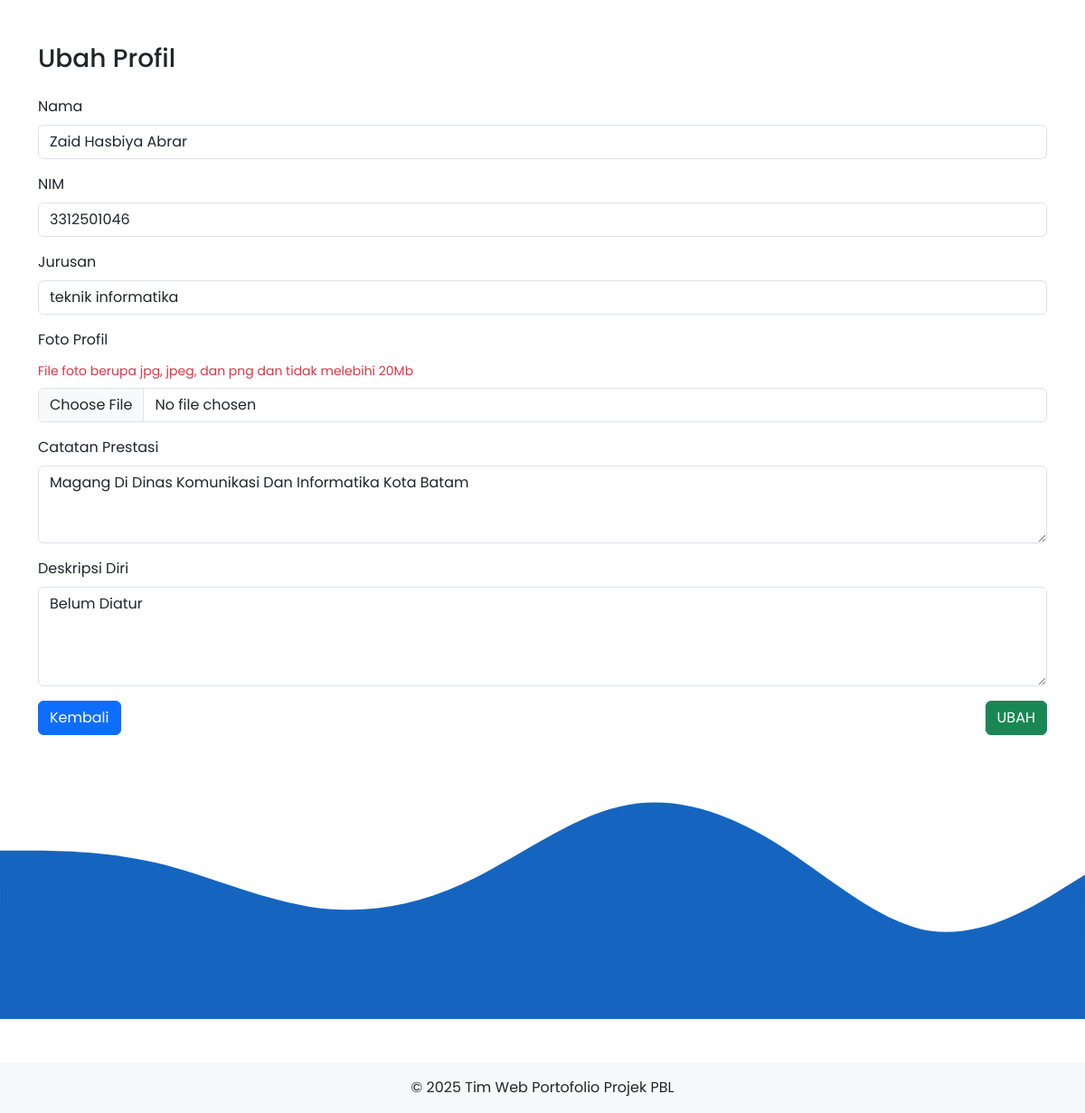
Screenshot of /mahasiswa/edit_profil.php (signed in) with the database file from the repository.
### tables this page shows
CREATE TABLE `users` (
  `id` int(11) NOT NULL,
  `nama` varchar(100) NOT NULL,
  `username` varchar(255) NOT NULL,
  `password` varchar(255) NOT NULL,
  `foto_profil` varchar(255) DEFAULT NULL,
  `deskripsi_diri` varchar(255) DEFAULT NULL,
  `prestasi` varchar(255) DEFAULT NULL,
  `jurusan` enum('teknik mesin','teknik informatika','teknik elektro','manajemen bisnis') DEFAULT NULL,
  `role` enum('mahasiswa','dosen','admin') NOT NULL
);

### mahasiswa/edit_profil.php (the view, shortened to what this page needs)
<?php
include '../koneksi.php';
$user_id = $_SESSION['id'];
$data = mysqli_query($koneksi, "SELECT * FROM users WHERE id = '$user_id'");
$user = mysqli_fetch_assoc($data);
?>
<!DOCTYPE html>
<html lang="en">
<head>
  <link rel="stylesheet" href="../css/bootstrap.min.css">
  <link rel="stylesheet" href="../styles.css" type="text/css">
</head>
<body>
  <div class="container my-5">
    <h3 class="mb-4">Ubah Profil</h3>
    <form action="#" method="post" enctype="multipart/form-data">
  <div class="mb-3">
    <label class="form-label">Nama</label>
    <input type="text" class="form-control" value="<?= $user['nama']; ?>" readonly>
  </div>
  <div class="mb-3">
    <label class="form-label">NIM</label>
    <input type="text" class="form-control" value="<?= $user['username']; ?>" readonly>
  </div>
  <div class="mb-3">
    <label class="form-label">Jurusan</label>
    <input type="text" class="form-control" value="<?= $user['jurusan']; ?>" readonly>
  </div>
  <div class="mb-3">
    <label for="foto_profil" class="form-label">Foto Profil</label>
    <div class="form-text text-danger mb-2">
      File foto berupa jpg, jpeg, dan png dan tidak melebihi 20Mb
    </div>
    <input type="file" class="form-control" id="foto_profil" name="foto_profil" accept=".jpg,.jpeg,.png">
  </div>
  <div class="mb-3">
  <label class="form-label">Catatan Prestasi</label>
  <textarea class="form-control" name="prestasi" rows="3"><?= $user['prestasi'] ?: 'Belum Diatur'; ?></textarea>
</div>
<div class="mb-3">
  <label class="form-label">Deskripsi Diri</label>
  <textarea class="form-control" name="deskripsi_diri" rows="4"><?= $user['deskripsi_diri'] ?: 'Belum Diatur'; ?></textarea>
</div>
  <div class="d-flex justify-content-between">
    <a href="profil_saya.php" class="btn btn-primary">Kembali</a>
    <button type="submit" name="edit" class="btn btn-success">UBAH</button>
  </div>
</form>
  </div>
  <img src="../asset/wave-dark-blue.svg" class="w-100" alt="">
  <footer class="text-center py-3 bg-light mt-5">
    &copy; <span>2025</span> Tim Web Portofolio Projek PBL
  </footer>
</body>
</html>

### styles.css (style rules this page uses)
body { font-family: 'Poppins','Sans-serif'; }

### rows the page displays
users: nama "Zaid Hasbiya Abrar", username "3312501046", jurusan "teknik informatika", prestasi "Magang Di Dinas Komunikasi Dan Informatika Kota Batam", deskripsi_diri "Belum Diatur"
